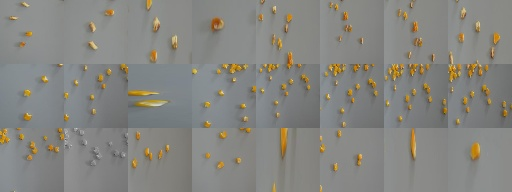
#> input picture scratch/corn_original_classes_grid.jpg, 512 x 192 px
$ python -i classical_kernel_finder.py   (imports and definitions only)
#> lines starting #> are read from the running program, lines starting #| are printed output that depends on the picture; after the words box and inside, x2 and y2 are one past the last pixel; in counts of white or black regions, pixels touching at a corner belong together
### config.py
"""
Food Man Application Configuration
Supports MySQL with automatic graceful fallback to SQLite
"""
import os

class Config:
    # Flask Security
    SECRET_KEY = os.environ.get('SECRET_KEY', 'food-man-dev-secret-key-phase0-day1to3-haccp-2026')

    # Session Configuration
    SESSION_COOKIE_NAME = 'food_man_session'
    SESSION_COOKIE_HTTPONLY = True
    SESSION_COOKIE_SAMESITE = 'Lax'
    PERMANENT_SESSION_LIFETIME = 86400  # 24 hours

    # Database Configuration:
    # Priority 1: DATABASE_URL environment variable
    # Priority 2: MYSQL_DATABASE_URL or default MySQL format
    # Priority 3: SQLite fallback file in workspace
    MYSQL_HOST = os.environ.get('MYSQL_HOST', 'localhost')
    MYSQL_PORT = os.environ.get('MYSQL_PORT', '3306')
    MYSQL_USER = os.environ.get('MYSQL_USER', 'root')
    MYSQL_PASSWORD = os.environ.get('MYSQL_PASSWORD', '')
    MYSQL_DB = os.environ.get('MYSQL_DB', 'food_man_db')

    # Base workspace directory
    BASE_DIR = os.path.abspath(os.path.dirname(__file__))
    SQLITE_PATH = os.path.join(BASE_DIR, 'food_man.db')

    # Detect database URI
    DATABASE_URL = os.environ.get('DATABASE_URL')
    if not DATABASE_URL:
        # Default configured database: SQLite for zero-friction local run
        DATABASE_URL = f"sqlite:///{SQLITE_PATH}"

    SQLALCHEMY_DATABASE_URI = DATABASE_URL
    SQLALCHEMY_TRACK_MODIFICATIONS = False
    SQLALCHEMY_ECHO = False

    # Material Identification Classifier (Phase 3/4) - Turned ON after passing Phase 2 gates (100% crops, 100% scenes, 99.6% photos).
    # OFF-switch: To disable and revert to Phase 0 baseline behavior, set environment variable USE_MATERIAL_CLASSIFIER=0.
    USE_MATERIAL_CLASSIFIER = os.environ.get('USE_MATERIAL_CLASSIFIER', '1').lower() in ('1', 'true', 'yes')
    MATERIAL_CLS_MODEL_PATH = os.environ.get('MATERIAL_CLS_MODEL_PATH', os.path.join(BASE_DIR, 'models', 'material_cls.pt'))

    # Inspection Station Engine: 'ai' (safe default for all materials) | 'auto' | 'colour' | 'both'
    INSPECTION_ENGINE = os.environ.get('INSPECTION_ENGINE', 'ai').lower()

    # Minimum kernels required for a valid scan (default updated from 5 to 3 for small samples)
    MIN_SCAN_KERNELS = int(os.environ.get('MIN_SCAN_KERNELS', 3))

    # Ignore zones for live Inspection Station (rectangles as percentages of frame)
    # Default: bottom-left 22% wide by 18% high (e.g. camera watermark / brand logo)
    IGNORE_ZONES = [
        {"x": 0.0, "y": 0.82, "w": 0.22, "h": 0.18}
    ]

    # Inspection Profile: 'baseline' (default OFF) | 'improved'
    # Flag to enable improved counting, touching-kernel watershed splitting, and multi-kernel scene voting.
    INSPECTION_PROFILE = os.environ.get('INSPECTION_PROFILE', 'baseline').strip().lower()

    @classmethod
    def is_improved_inspection(cls):
        return os.environ.get('INSPECTION_PROFILE', getattr(cls, 'INSPECTION_PROFILE', 'baseline')).strip().lower() in ('improved', '1', 'true', 'on')

    # Tuned material profiles for improved inspection
    INSPECTION_PROFILES = {
        "improved": {
            "peanut": {
                "min_area_pct": 0.08,
                "max_area_pct": 6.0,
                "watershed_peak_ratio": 0.35,
                "nms_iou": 0.30,
                "conf_thresh": 0.20,
                "colour_threshold": 40.0
            },
            "corn": {
                "min_area_pct": 0.04,
                "max_area_pct": 3.8,
                "watershed_peak_ratio": 0.26,
                "nms_iou": 0.35,
                "conf_thresh": 0.25,
                "colour_threshold": 40.0
            },
            "sunflower": {
                "min_area_pct": 0.05,
                "max_area_pct": 4.0,
                "watershed_peak_ratio": 0.52,
                "nms_iou": 0.35,
                "conf_thresh": 0.25,
                "colour_threshold": 25.0
            },
            "default": {
                "min_area_pct": 0.06,
                "max_area_pct": 5.0,
                "watershed_peak_ratio": 0.32,
                "nms_iou": 0.35,
                "conf_thresh": 0.25,
                "colour_threshold": 40.0
            }
        }
    }

### ai/classical_kernel_finder.py
"""
Classical Kernel Finder (OpenCV, No AI)
PRD Visual Quality Inspection - Colour Screening Engine

Estimates paper background colour in CIE Lab space, thresholds by colour distance (Otsu),
cleans with morphology, splits touching kernels via distance-transform watershed,
filters by area range, solidity, aspect ratio, and drops blobs in configured ignore zones.
"""
import os
import cv2
import numpy as np
from typing import List, Dict, Tuple, Optional


DEFAULT_IGNORE_ZONES = [
    {"x": 0.0, "y": 0.82, "w": 0.22, "h": 0.18} # Bottom-left 22% wide by 18% high (watermark / logo)
]


def is_center_in_ignore_zones(cx: float, cy: float, ignore_zones: List[Dict]) -> bool:
    """
    Checks if a normalized point (cx, cy) in [0, 1] falls inside any ignore zone.
    zone format: {"x": 0.0, "y": 0.82, "w": 0.22, "h": 0.18}
    """
    if not ignore_zones:
        return False
    for z in ignore_zones:
        zx = float(z.get("x", 0.0))
        zy = float(z.get("y", 0.0))
        zw = float(z.get("w", 0.0))
        zh = float(z.get("h", 0.0))
        if zx <= cx <= (zx + zw) and zy <= cy <= (zy + zh):
            return True
    return False


def estimate_paper_color_lab(img_bgr: np.ndarray, ignore_zones: List[Dict] = None):
    """
    Estimates the paper background illumination surface and chromaticity in Lab colour space.
    Switches to local background estimation via morphological closing (to remove dark kernels)
    and smooth Gaussian blurring to model lens vignetting and lighting gradients across the frame.
    Returns:
        bg_L: 2D float32 array of local lightness field
        paper_ab: 1D float32 array [a_med, b_med] representing paper chromaticity
        bg_a: 2D float32 array of local a-chromaticity field
        bg_b: 2D float32 array of local b-chromaticity field
    """
    H, W = img_bgr.shape[:2]
    lab = cv2.cvtColor(img_bgr, cv2.COLOR_BGR2LAB).astype(np.float32)

    # Structuring element for local background estimation (larger than individual kernels)
    ksize = max(31, int(min(H, W) * 0.08)) | 1
    se = cv2.getStructuringElement(cv2.MORPH_ELLIPSE, (ksize, ksize))

    # Background L: kernels are darker than paper. Morphological closing (dilation + erosion) removes dark kernels
    # and recovers local paper lightness even under strong vignetting (dark edges).
    bg_L = cv2.morphologyEx(lab[:, :, 0], cv2.MORPH_CLOSE, se)
    bg_L = cv2.GaussianBlur(bg_L, (0, 0), sigmaX=ksize / 2.0, sigmaY=ksize / 2.0)

    # Background chromaticity: local estimation
    bg_a = cv2.morphologyEx(lab[:, :, 1], cv2.MORPH_CLOSE, se)
    bg_a = cv2.GaussianBlur(bg_a, (0, 0), sigmaX=ksize / 2.0, sigmaY=ksize / 2.0)
    bg_b = cv2.morphologyEx(lab[:, :, 2], cv2.MORPH_CLOSE, se)
    bg_b = cv2.GaussianBlur(bg_b, (0, 0), sigmaX=ksize / 2.0, sigmaY=ksize / 2.0)

    # Mask out ignore zones during background sampling to avoid watermark bias
    sample_mask = np.ones((H, W), dtype=bool)
    if ignore_zones:
        for z in ignore_zones:
            x1 = max(0, int(round(float(z.get("x", 0.0)) * W)))
            y1 = max(0, int(round(float(z.get("y", 0.0)) * H)))
            x2 = min(W, int(round((float(z.get("x", 0.0)) + float(z.get("w", 0.0))) * W)))
            y2 = min(H, int(round((float(z.get("y", 0.0)) + float(z.get("h", 0.0))) * H)))
            sample_mask[y1:y2, x1:x2] = False

    # Representative median chromaticity in clean paper region
    valid_a = bg_a[sample_mask]
    valid_b = bg_b[sample_mask]
    a_med = float(np.median(valid_a)) if valid_a.size > 0 else 128.0
    b_med = float(np.median(valid_b)) if valid_b.size > 0 else 128.0
    paper_ab = np.array([a_med, b_med], dtype=np.float32)

    return bg_L, paper_ab, bg_a, bg_b


def split_touching_watershed(blob_mask: np.ndarray, img_bgr: np.ndarray, peak_ratio: float = 0.40) -> List[np.ndarray]:
    """
    Detects if a connected blob consists of touching kernels using distance transform
    local maxima. If multiple peaks are found, executes watershed to split them.
    Returns list of binary uint8 masks (one per separated kernel).
    """
    dist = cv2.distanceTransform(blob_mask, cv2.DIST_L2, 5)
    max_d = float(dist.max())
    if max_d == 0:
        return [blob_mask]

    # Find distinct distance peaks separated by at least minimum kernel radius
    r = max(6, int(max_d * 0.45))
    se = cv2.getStructuringElement(cv2.MORPH_ELLIPSE, (2 * r + 1, 2 * r + 1))
    dilated = cv2.dilate(dist, se)
    peaks = (dist == dilated) & (dist > peak_ratio * max_d) & (blob_mask > 0)

    num_peaks, markers = cv2.connectedComponents(peaks.astype(np.uint8))

    # 0 is background, so <= 2 components means at most 1 distinct peak -> single kernel
    if num_peaks <= 2:
        return [blob_mask]

    # Multiple peaks detected -> touching kernels! Run watershed
    markers = markers + 1
    sure_bg = cv2.dilate(blob_mask, cv2.getStructuringElement(cv2.MORPH_ELLIPSE, (3, 3)))
    markers[sure_bg == 0] = 1
    markers[blob_mask == 0] = 1

    ws_markers = cv2.watershed(img_bgr, markers)
    split_masks = []
    for lbl in range(2, num_peaks + 1):
        m = (ws_markers == lbl).astype(np.uint8) * 255
        if cv2.countNonZero(m) > 100:
            split_masks.append(m)

    return split_masks if split_masks else [blob_mask]


# [120 lines left out: functions compute_kernel_color_metrics, crop_kernel_image, not called in this run]


def find_kernels_classical(
    img_input,
    ignore_zones: Optional[List[Dict]] = None,
    min_area_pct: float = 0.08,
    max_area_pct: float = 6.0,
    min_solidity: float = 0.70,
    max_aspect_ratio: float = 3.6,
    watershed_peak_ratio: float = 0.40,
    suspect_threshold: float = 40.0,
    material: Optional[str] = None
) -> Dict:
    """
    Classical kernel finder (OpenCV, no AI):
    1. Estimate paper colour from the frame in Lab space
    2. Threshold by colour distance in Lab using Otsu
    3. Clean with morphological opening & closing
    4. Split touching kernels with distance-transform watershed
    5. Filter blobs by area range (relative to frame), solidity, aspect ratio, and ignore zones
    6. Compute per-kernel colour screening metrics, suspect score, and reason tags

    Returns:
        dict containing:
            - kernels: list of dicts with mask, bbox, area, metrics, suspect_score, classification, reason_tags
            - total_kernels: integer count
            - normal_count: count of Normal kernels
            - suspect_count: count of Suspect (discoloured) kernels
            - ignored_count: count of candidate blobs dropped inside ignore zones
            - paper_color: estimated (L_mean, a, b)
            - otsu_threshold: float
            - debug_image: annotated image with outlines and ID numbers
    """
#> called with min_area_pct = 0.08, max_area_pct = 6, min_solidity = 0.7, max_aspect_ratio = 3.6, watershed_peak_ratio = 0.4, suspect_threshold = 40
    if ignore_zones is None:
        ignore_zones = DEFAULT_IGNORE_ZONES

    # Profile parameter tuning gated behind INSPECTION_PROFILE=improved
    try:
        from config import Config
        if Config.is_improved_inspection():
            mat_key = str(material or "default").lower()
            if "corn" in mat_key or "maize" in mat_key:
                mat_key = "corn"
            elif "peanut" in mat_key or "groundnut" in mat_key:
                mat_key = "peanut"
            elif "sunflower" in mat_key:
                mat_key = "sunflower"
            else:
                mat_key = "default"
            profile = Config.INSPECTION_PROFILES.get("improved", {}).get(mat_key, Config.INSPECTION_PROFILES["improved"]["default"])
            min_area_pct = profile.get("min_area_pct", min_area_pct)
            max_area_pct = profile.get("max_area_pct", max_area_pct)
            watershed_peak_ratio = profile.get("watershed_peak_ratio", watershed_peak_ratio)
            suspect_threshold = profile.get("colour_threshold", suspect_threshold)
    except Exception:
        pass

    if isinstance(img_input, str):
        img = cv2.imread(img_input)
#> img is the input picture: shape (192, 512, 3); mean B, G, R 128, 133.2, 133.9
        if img is None:
            raise FileNotFoundError(f"Could not load image from: {img_input}")
    else:
        img = img_input.copy()

    H, W = img.shape[:2]
    frame_area = float(H * W)

    # 1. Estimate paper colour from frame in Lab using local background estimation
    res_bg = estimate_paper_color_lab(img, ignore_zones)
#> in estimate_paper_color_lab, `bg_b = cv2.GaussianBlur(bg_b, (0, 0), sigmaX=ksize / 2.0, sigmaY=ksize..`:
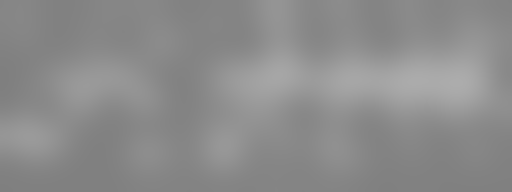
#> bg_b: shape (192, 512) float32; min 127.5, max 172.5, mean 140.2
#> after the loop in estimate_paper_color_lab, `for z in ignore_zones:`:
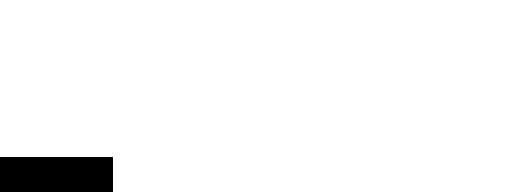
#> sample_mask: shape (192, 512) bool; 96% white; 1 black region, box (x1, y1, x2, y2) and area: (0, 157, 113, 192) 3955
#> in estimate_paper_color_lab, `a_med = float(np.median(valid_a)) if valid_a.size > 0 else 128.0`: a_med = 129.6
#> in estimate_paper_color_lab, `b_med = float(np.median(valid_b)) if valid_b.size > 0 else 128.0`: b_med = 137.5
#> in estimate_paper_color_lab, `paper_ab = np.array([a_med, b_med], dtype=np.float32)`: paper_ab = [129.6, 137.5]
    if len(res_bg) == 4:
        bg_L, paper_ab, bg_a, bg_b = res_bg
#> paper_ab = [129.6, 137.5]
    else:
        bg_L, paper_ab = res_bg[:2]
        bg_a, bg_b = paper_ab[0], paper_ab[1]

    lab = cv2.cvtColor(img, cv2.COLOR_BGR2LAB).astype(np.float32)

    # 2. Subtract local background before thresholding (neutralizes vignetting and lighting gradients)
    d_L = np.maximum(0.0, bg_L - lab[:, :, 0])
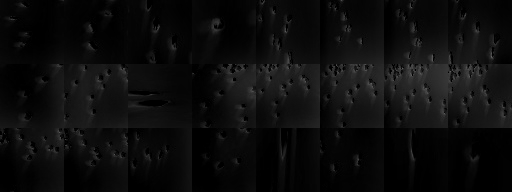
#> d_L: shape (192, 512) float32; min 0, max 100.3, mean 12.9
    d_a = np.abs(lab[:, :, 1] - bg_a)
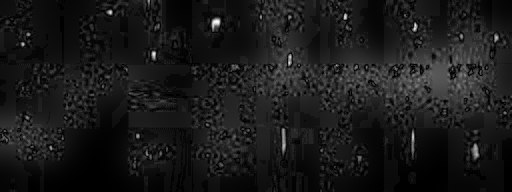
#> d_a: shape (192, 512) float32; min 7.63e-05, max 26.87, mean 2.7; drawn with min black and max white
    d_b = np.abs(lab[:, :, 2] - bg_b)
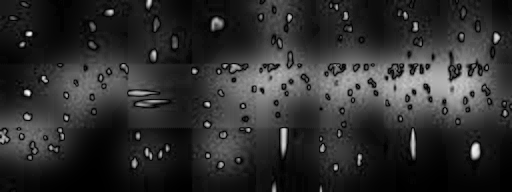
#> d_b: shape (192, 512) float32; min 0.000397, max 62.64, mean 11.6; drawn with min black and max white

    # Contrast distance: lightness darkening and chromatic delta from local background
    color_dist = np.sqrt(d_L ** 2 + d_a ** 2 + d_b ** 2)
    max_dist = float(color_dist.max())
#> max_dist = 100.5
    if max_dist >= 8.0:
        dist_8u = np.uint8(np.clip(color_dist * (255.0 / max_dist), 0, 255))
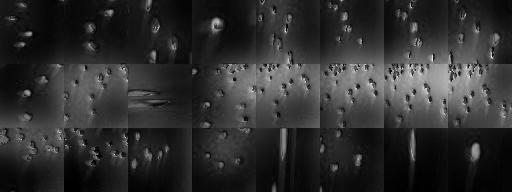
#> dist_8u: shape (192, 512); min 0, max 255, mean 47
        otsu_val, thresh = cv2.threshold(dist_8u, 0, 255, cv2.THRESH_BINARY + cv2.THRESH_OTSU)
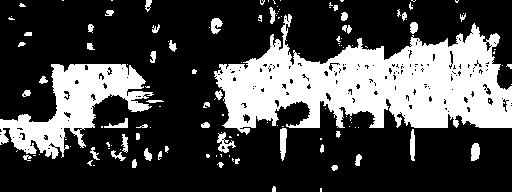
#> thresh: shape (192, 512); 28.7% white; 131 white regions (83 under 20 px), largest, box (x1, y1, x2, y2) and area: (214, 14, 512, 135) 19446, (0, 64, 154, 159) 6022, (280, 128, 287, 161) 181
#> otsu_val = 61
    else:
        dist_8u = np.zeros((H, W), dtype=np.uint8)
        otsu_val, thresh = 0.0, np.zeros((H, W), dtype=np.uint8)

    # 3. Clean with morphology
    k_size = max(3, int(min(H, W) * 0.005))
#> (the rest of the program and of its run is left out)
